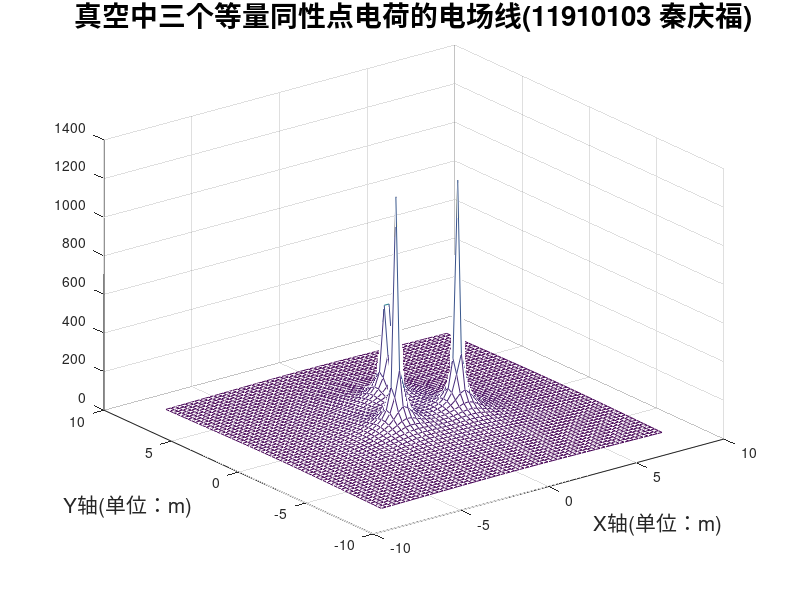
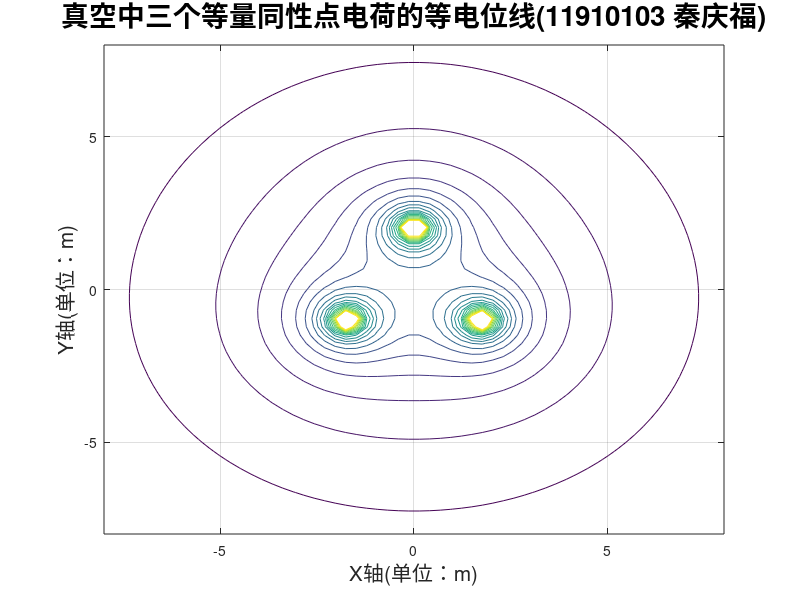
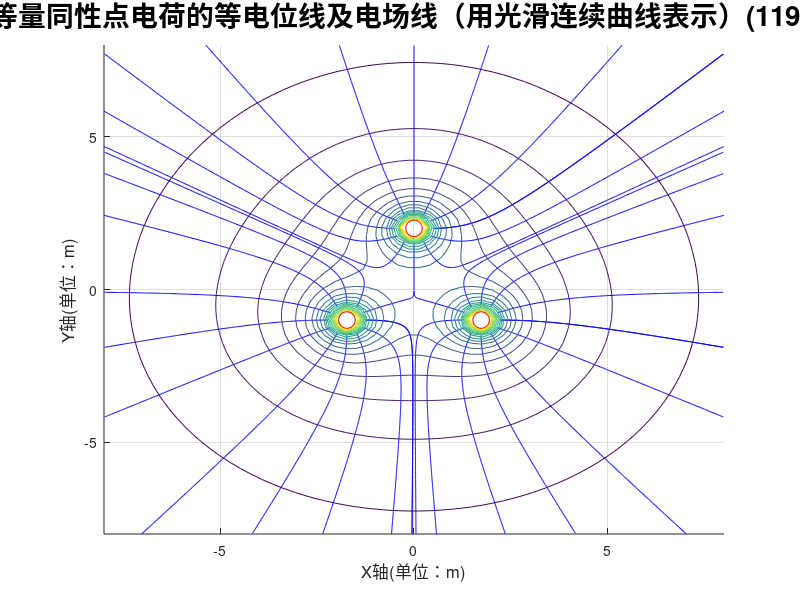
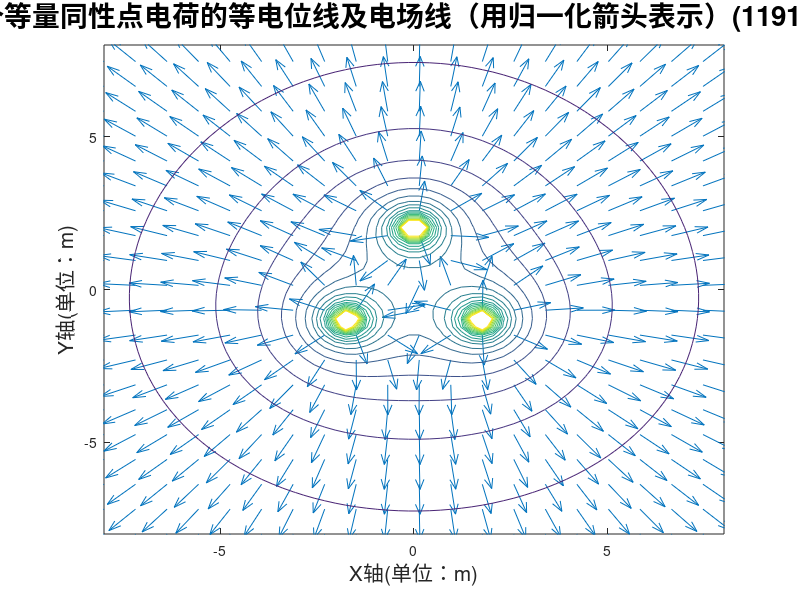

These figures' MATLAB source, in order:
% 初始化
clear;                                                      % 清空内存中所有变量
clc;                                                        % 清空命令窗口中的内容
k=9e9;                                                      % 设置静电力衡量
Q1=8e-9;                                                    % 设置点电荷q1的电量
Q2=8e-9;                                                    % 设置点电荷q2的电量
Q3=8e-9;                                                    % 设置点电荷q3的电量
% 绘制场域内各点电位分布
xm=8;                                                    % 设置场域中x方向的范围
ym=8;                                                    % 设置场域中y方向的范围
x=linspace(-xm,xm,60);                                      % 将x轴等分60等份
y=linspace(-ym,ym,60);                                      % 将y轴等分成60等份
[X,Y]=meshgrid(x,y);                                        % 形成场域中各点的坐标
R1=sqrt((X+sqrt(3)).^2+(Y+1).^2);                           % 计算场域中各点到点电荷q1的距离（到点p1（-sqrt(3)，-1）的距离）
R2=sqrt((X-sqrt(3)).^2+(Y+1).^2);                           % 计算场域中各点到点电荷q2的距离（到点p2（sqrt(3)，-1）的距离）
R3=sqrt(X.^2+(Y-2).^2);                           % 计算场域中各点到点电荷q3的距离（到点p2（0，2）的距离）
V1=k*Q1./R1;                                                % 计算场域中各点因点电荷q1产生的电位
V2=k*Q2./R2;                                                % 计算场域中各点因点电荷q2产生的电位
V3=k*Q3./R3;                                                % 计算场域中各点因点电荷q3产生的电位
V=V1+V2+V3;                                                    % 将由q1,q2和q3产生的电位叠加
figure(1);                                                  % 在图像窗口1绘图
mesh(X,Y,V);                                                % 绘制出电位的分布图
hold on;                                                    % 保持图形                                                 
title('真空中三个等量同性点电荷的电场线(11910103 秦庆福)','fontsize',20);      % 绘制出图形标题
xlabel('X轴(单位：m)','fontsize',15);                       % 绘制出X轴标注
ylabel('Y轴(单位：m)','fontsize',15);                       % 绘制出Y轴标注
hold off;                                                   % 取消保持
% 绘制场域内等电位线分布
Vmin=30;                                                   % 设置等位线族的最小电位值
Vmax=300;                                                  % 设置等位线族的最大电位值
Veq=linspace(Vmin,Vmax,20);                                 % 设定20条等位线的电位值
figure(2);                                                  % 在图像2窗口绘图
contour(X,Y,V,Veq);                                         % 绘制20条等势线
contour(X,Y,V,Veq);                                         % 绘制20条等势线
grid on;                                                    % 形成网格
hold on;                                                    % 保持图形
title('真空中三个等量同性点电荷的等电位线(11910103 秦庆福)','fontsize',20);    % 绘制出图形标题
xlabel('X轴(单位：m)','fontsize',15);                       % 绘制出X轴标注
ylabel('Y轴(单位：m)','fontsize',15);                       % 绘制出Y轴标注
hold off;                                                   % 取消保持
% 绘制场域内的等电位线及电场线（用光滑连续曲线表示）的分布
[Ex,Ey]=gradient(-V);                                    % 计算场域各点的电力强度的两个分量
del_theta=30;                                               % 设置相邻电力线间的角度差
theta=(0:del_theta:360).*pi/180;                            % 生成电力线的弧度值
xs1=0.5*cos(theta)-sqrt(3);                                  % 从q1生成电力线的x轴坐标
xs2=0.5*cos(theta)+sqrt(3);                                  % 从q2生成电力线的x轴坐标
xs3=0.5*cos(theta);                                         % 从q3生成电力线的x轴坐标
ysd=0.5*sin(theta)-1;                                        % q1,q2生成电力线的y轴坐标
ysp=0.5*sin(theta)+2;                                        % q3生成电力线的y轴坐标
figure(3);                                                  % 在图像窗口3绘图
streamline(X,Y,Ex,Ey,xs1,ysd);                               % 生成q1产生的电力线
streamline(X,Y,Ex,Ey,xs2,ysd);                               % 生成q2产生的电力线
streamline(X,Y,Ex,Ey,xs3,ysp);                               % 生成q1产生的电力线
grid on;                                                    % 形成网格
hold on;                                                    % 保持图形
contour(X,Y,V,Veq);                                         % 绘制等势线
plot(-sqrt(3),-1,'ro','MarkerSize',12);                      % 在p1画出点电荷
plot(sqrt(3),-1,'ro','MarkerSize',12);                       % 在p2画出点电荷
plot(0,2,'ro','MarkerSize',12);                              % 在p3画出点电荷
title('真空中三个等量同性点电荷的等电位线及电场线（用光滑连续曲线表示）(11910103 秦庆福)','fontsize',20);    % 绘制出图形标题
xlabel('X轴(单位：m)','fontsize',12);                       % 绘制出X轴标注
ylabel('Y轴(单位：m)','fontsize',12);                       % 绘制出注
hold off;                                                   % 取消保持
% 绘制场域内的等电位线及电场线（用归一化箭头表示）的分布

E=sqrt(Ex.^2+Ey.^2);                                         % 计算各点的电场强度的幅值
Exs=Ex./E;
Eys=Ey./E;                                                   % 归一化电场强度
Xs=X(:,1:3:60);                                             
Xs=Xs(1:3:60,:);                                            % 分别缩减三分之一箭头横坐标点至20*20
Ys=Y(:,1:3:60); 
Ys=Ys(1:3:60,:);                                                % 分别缩减箭头纵坐标点至20*20
Exs=Exs(:,1:3:60);
Exs=Exs(1:3:60,:);                                          % 分别缩减对应坐标的电场强度的X分量的数量
Eys=Eys(:,1:3:60);
Eys=Eys(1:3:60,:);                                          % 分别缩减对应坐标的电场强度的Y分量的数量
figure(4);                                                  % 在图像窗口4绘图
quiver(Xs,Ys,Exs,Eys);                                      % 用归一化箭头表示场域各点电场强度的方向
hold on;                                                    % 保持图形
contour(X,Y,V,Veq);                                         % 绘制等势线
title('真空中三个等量同性点电荷的等电位线及电场线（用归一化箭头表示）(11910103 秦庆福)','fontsize',20);    % 绘制出图形标题
xlabel('X轴(单位：m)','fontsize',15);                       % 绘制出X轴标注
ylabel('Y轴(单位：m)','fontsize',15);                       % 绘制出Y轴标注
hold off;                                                   % 取消保持
